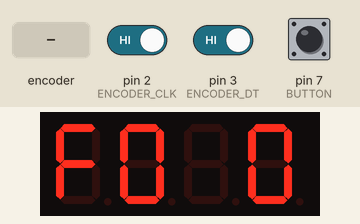
Simulated run of this sketch. Board: Arduino Leonardo, built with avr-gcc and run on an emulated ATmega32U4. On the bench: 4-digit seven-segment display. The inputs (shaded band) are chosen by the test bench; at power-on: pin 7 (BUTTON) HIGH, pin 2 (ENCODER_CLK) HIGH, pin 3 (ENCODER_DT) HIGH.

Above: at 1.2 s.
1.3 s: rotary encoder on pin 2 (ENCODER_CLK) / pin 3 (ENCODER_DT) turned 2 steps (second pin leading)
At 2.2 s:
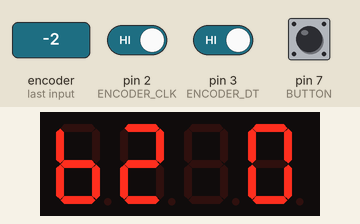
3.2 s: pin 7 (BUTTON) pulled LOW for 0.15 s
At 3.8 s:
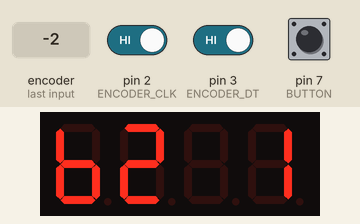
4.8 s: pin 7 (BUTTON) pulled LOW for 1 s
At 6.3 s:
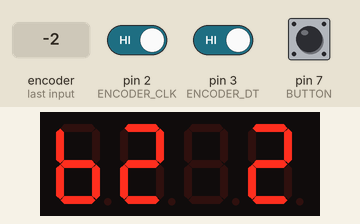
7.3 s: rotary encoder on pin 2 (ENCODER_CLK) / pin 3 (ENCODER_DT) turned 1 step (first pin leading)
At 8.1 s:
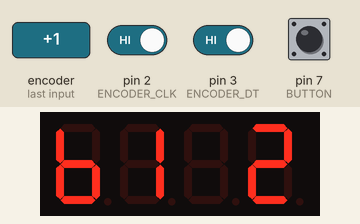
Timing chart, 0 to 10.0 s (numbered marks = the images above; inputs shaded):
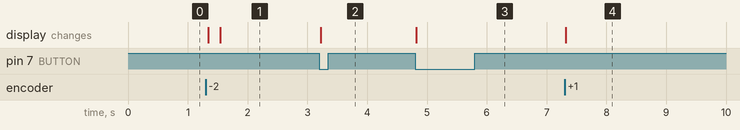

Measured:
- after the input at 1.3 s, the display: first changes at once (image 1 shows a later state)
- after the input at 3.2 s, the display: changes at once (image 2)
- after the input at 4.8 s, the display: changes at once (image 3)
- after the input at 7.3 s, the display: changes at once (image 4)

The sketch:

DIYTrainController.ino
```cpp
#include "TM1637.h"
#include "Keyboard.h"

#define CLK 9//pins definitions for TM1637 and can be changed to other ports
#define DIO 10
TM1637 tm1637(CLK,DIO);

#define ENCODER_CLK 2
#define ENCODER_DT  3
#define BUTTON 7

int lastClk = HIGH;
int CurThrottle = 0;
int mode = 0;

#define MODE_CNT 3
char opt[MODE_CNT][4] = {
  'Z','Q',',','.',
  'A','D','A','D',
  'A','D',';','\'',
};

void disp(){
  int cur = CurThrottle;
  if (cur < 0){
    tm1637.display(0,11);
    cur = -cur;
  }else{
    tm1637.display(0,15);
  }
  tm1637.display(1,cur);
  tm1637.display(3,mode);
}

void mode_change(){
  mode = (mode+1) % MODE_CNT;
  //Serial.print("MODE ");
  //Serial.println(mode);
  disp();
  delay(100);
}

void setup() {
  Serial.begin(115200);
  pinMode(ENCODER_CLK, INPUT);
  pinMode(ENCODER_DT, INPUT);

  tm1637.init();
  tm1637.set(BRIGHT_TYPICAL);//BRIGHT_TYPICAL = 2,BRIGHT_DARKEST = 0,BRIGHTEST = 7;
  disp();

  pinMode(BUTTON,INPUT_PULLUP);
  attachInterrupt(digitalPinToInterrupt(BUTTON),mode_change,FALLING);
}


#define MAX_LEVELS 9

void loop() {
  int newClk = digitalRead(ENCODER_CLK);
  if (newClk != lastClk) {
    // CLK别针上有变化
    lastClk = newClk;
    int dtValue = digitalRead(ENCODER_DT);
    if (newClk == LOW && dtValue == HIGH) {
      //Serial.println("Rotated clockwise ⏩");
      if (CurThrottle < MAX_LEVELS){

        if (CurThrottle >= 0){
          Keyboard.press(opt[mode][0]);
          Keyboard.releaseAll();
        }else{
          Keyboard.press(opt[mode][2]);
          Keyboard.releaseAll();
        }
        CurThrottle++;
        disp();
      }
      delay(100);
    }
    if (newClk == LOW && dtValue == LOW) {
      //Serial.println("Rotated counterclockwise ⏪");
      if (CurThrottle > -1 * MAX_LEVELS){
        if (CurThrottle > 0){
          Keyboard.press(opt[mode][1]);
          Keyboard.releaseAll();
        }else{
          Keyboard.press(opt[mode][3]);
          Keyboard.releaseAll();
        }
        CurThrottle--;
        disp();
      }
      delay(100);
    }
  }
}
```
